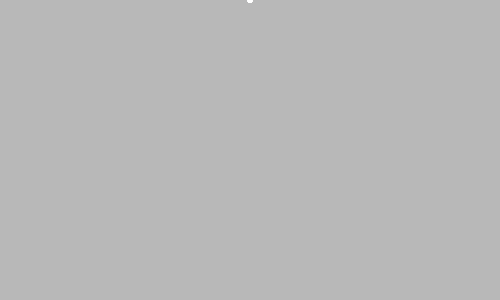
Frame 1 (no input)
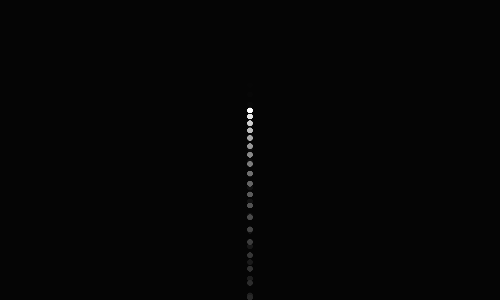
Frame 60 (the mouse pressed at the canvas centre just before this capture)
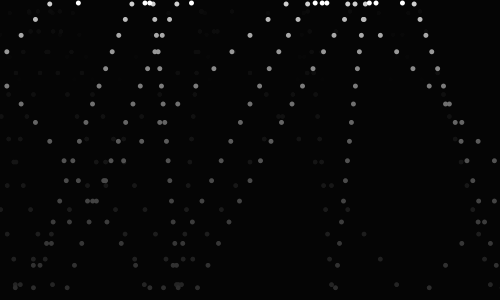
Frame 120 (the mouse held since frame 60 and released just before this capture)

The Processing sketch that drew these frames (run headless with seeded random() and noise(); from frame 60 on, the mouse is pressed at the canvas centre):

// Processing sketch: processing_174284
// ── processing_174284.pde

int sz = 5; //definimos diametro pelota
int numeroPelotas = 10;

//variables tamaño,posicion y velocidad pelota
float [] posX = new float [numeroPelotas];
float [] posY = new float [numeroPelotas];
float [] velX = new float [numeroPelotas];
float [] velY = new float [numeroPelotas];

void setup() {  
  size(500, 300);  
  noStroke(); //pelota sin borde

    for (int i=0; i<numeroPelotas; i++) {
    posX[i]=width/2; //definimos la posicion inicial pelota
    posY[i]=0;
    velX[i]=0; //definimos velocidad inicial pelota
    velY[i]=0;
  }
} 

void draw() { 

  fill(0,25); //fill(R,G,B,alpha): fondo pantalla con grado de transparencia
  rect(0, 0, width, height);

  for (int i=0; i<numeroPelotas; i++) {
    velY[i] = velY[i] + 0.5;  //añadimos gravedad al eje Y
    posX[i] = posX[i] + velX[i]; //actualizamos posiciones 
    posY[i] = posY[i] + velY[i];  

    // rebote pelota en su borde(sz)
    if ((posX[i]+sz/2 > width) || (posX[i]-sz/2 < 0)) { 
      velX[i] = -velX[i];
    }  

    if ((posY[i]+sz/2 > height) || (posY[i]-sz/2 < 0)) { 
      velY[i] = -velY[i]*0.9; //reducimos velocidad en la direccion opuesta: tienden a ascender
    }
  }

  for (int i=0; i<numeroPelotas; i++) {
    fill(255); //fill(RGB,alpha): relleno pelota
    ellipse(posX[i], posY[i], sz, sz);  //dibujamos pelota
  }
} 

void mousePressed() {  //variacion de velocidad
 for (int i=0; i<numeroPelotas; i++) {
   velX[i] = random(-20, 20);      
   velY[i] = -30;
    
  }
}
